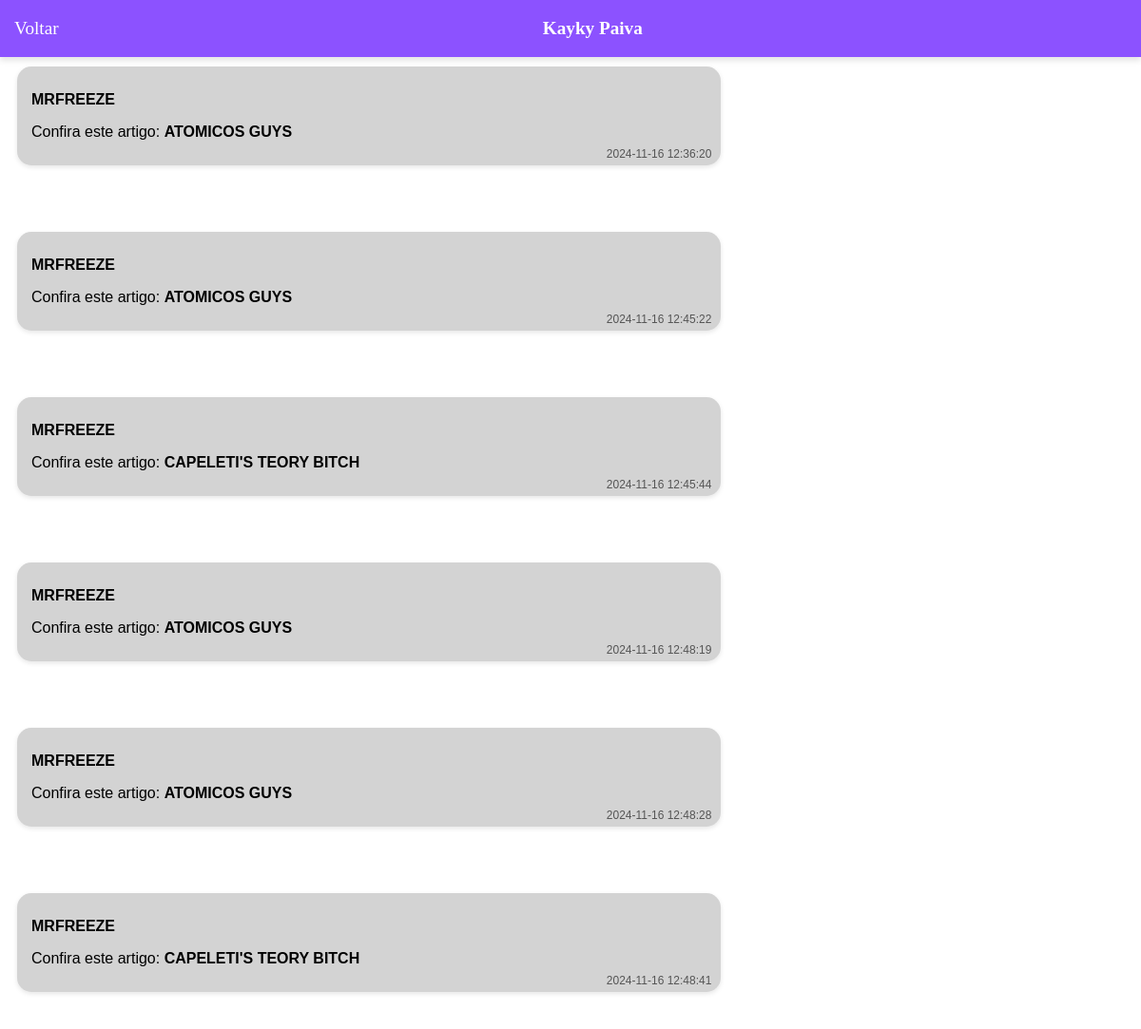
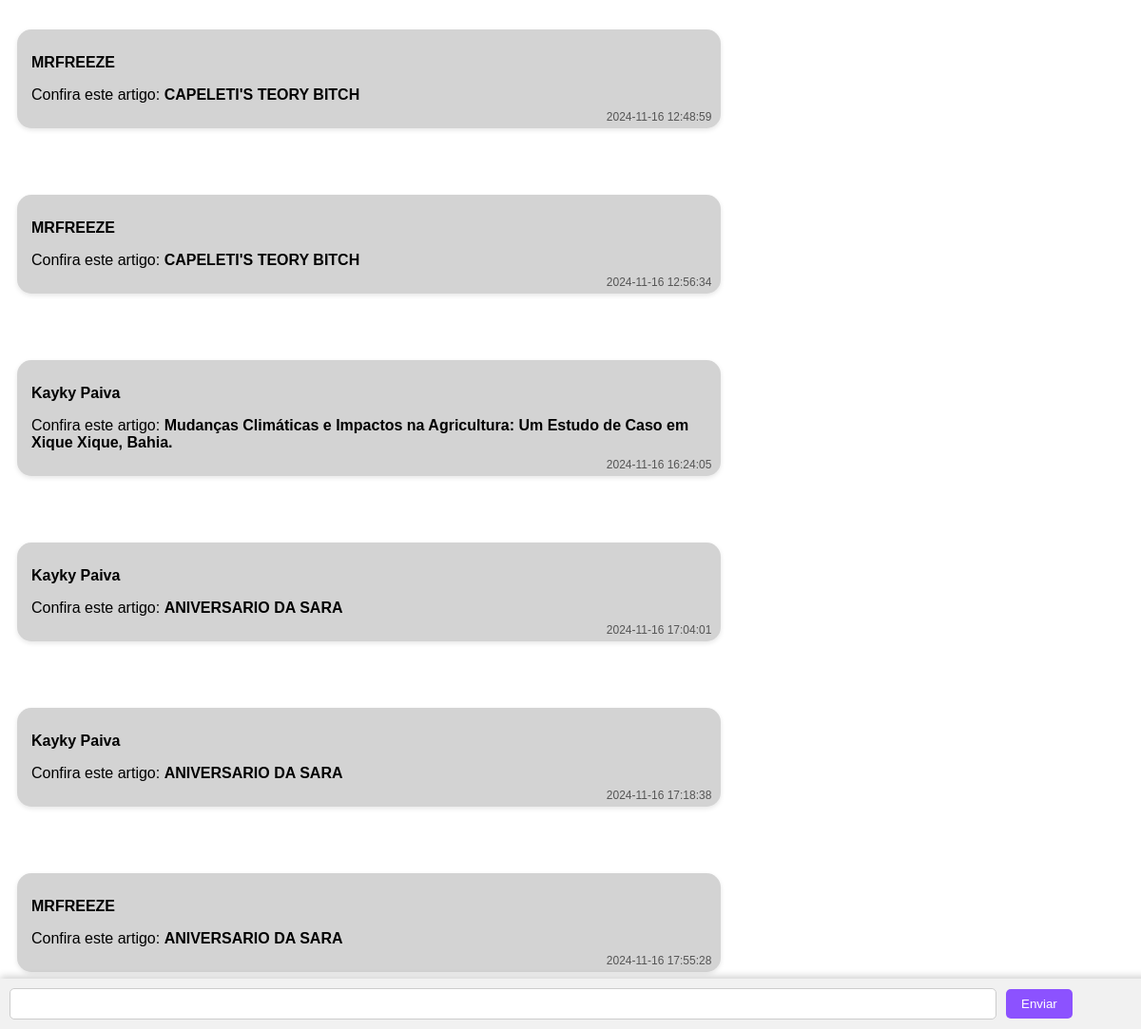
Screenshot of /view/chat.php?token=10f30d689b97cbe5f0a5b40fdebee2bd (signed in) with the database file from the repository (2 pictures, top to bottom).
### tables this page shows
CREATE TABLE `usuario` (
  `USU_INT_ID` int(11) NOT NULL,
  `USU_VAR_NAME` varchar(50) NOT NULL,
  `USU_VAR_EMAIL` varchar(100) NOT NULL,
  `USU_VAR_PASSWORD` varchar(255) NOT NULL,
  `USU_VAR_IMGPERFIL` varchar(255) DEFAULT NULL,
  `USU_VAR_IMGBACK` varchar(255) DEFAULT NULL,
  `USU_VAR_DESC` varchar(255) DEFAULT NULL,
  `USU_VAR_CIDADE` varchar(50) DEFAULT NULL,
  `USU_VAR_OCUPACAO` varchar(50) DEFAULT NULL
);

CREATE TABLE `mensagens` (
  `MSG_INT_ID` int(11) NOT NULL,
  `CONV_INT_ID` int(11) DEFAULT NULL,
  `USU_INT_ID` int(11) DEFAULT NULL,
  `MSG_VAR_CONTEUDO` text DEFAULT NULL,
  `MSG_DAT_ENVIO` datetime DEFAULT current_timestamp(),
  `MSG_TIPO` enum('texto','artigo') DEFAULT 'texto',
  `MSG_ARTIGO_TOKEN` varchar(255) DEFAULT NULL
);

CREATE TABLE `artigo` (
  `ART_INT_ID` int(11) NOT NULL,
  `ART_VAR_TITULO` varchar(250) NOT NULL,
  `ART_VAR_DESCRICAO` varchar(2000) NOT NULL,
  `ART_VAR_CATEGORIA` varchar(50) NOT NULL,
  `ART_VAR_STATUS` varchar(12) NOT NULL,
  `ART_VAR_ARQUIVO` varchar(500) NOT NULL,
  `USU_INT_ID` int(11) NOT NULL,
  `ART_DAT_POSTAGEM` datetime DEFAULT current_timestamp()
);

### view/php/verificacaoChat.php (called while the page is built, shortened)
<?php
require_once('conection.php');
if(isset($_GET['token'])){
    $tokenusu = $_GET['token'];
    $sqlToken = "SELECT USU_INT_ID FROM tokens_usuario WHERE TOK_USU_VAR_TOK = ?";
    $stmtToken = $conection->prepare($sqlToken);
    $stmtToken->bind_param('s', $tokenusu);
    $stmtToken->execute();
    $resultToken = $stmtToken->get_result();
    if ($resultToken->num_rows > 0) {
    $userChat1 = $_SESSION['id'];
    $userChat2test = $resultToken->fetch_assoc();
    $userChat2 = $userChat2test['USU_INT_ID'];
    $sqlChat = "SELECT CONV_INT_ID FROM conversas WHERE USU_INT_ID_1 = $userChat1 AND USU_INT_ID_2 = $userChat2 OR
    USU_INT_ID_1 = $userChat2 AND USU_INT_ID_2 = $userChat1";
    $exSqlChat = mysqli_query($conection, $sqlChat);
    $verifica = mysqli_num_rows($exSqlChat);
    if($verifica < 1){
        $sqlInsertChat = "INSERT INTO conversas (USU_INT_ID_1, USU_INT_ID_2) VALUES ($userChat1, $userChat2)";
        $exSqlInsertChat = mysqli_query($conection, $sqlInsertChat);
        if($exSqlInsertChat == true){
            return $tokenusu;
        }else{
            die('erro ao iniciar o chat');
        }
    }else{
        return $tokenusu;
    }
    }else{
        echo'Erro no token';
    }
}
?>

### view/chat.php (the view, shortened to what this page needs)
<?php
require_once('../view/php/conection.php');
require_once('../view/php/verificacaoChat.php');
?>
<!DOCTYPE html>
<html lang="en">
<head>
</head>
<body>
    <?php
        $sqlChat = "SELECT CONV_INT_ID, USU_INT_ID_1, USU_INT_ID_2 FROM conversas WHERE (USU_INT_ID_1 = $userChat1 AND USU_INT_ID_2 = $userChat2) OR
        (USU_INT_ID_1 = $userChat2 AND USU_INT_ID_2 = $userChat1)";
        $exSqlChat = mysqli_query($conection, $sqlChat);
        $chat = mysqli_fetch_assoc($exSqlChat);
        $usuarioChat1 =  $chat['USU_INT_ID_1'];
        $usuarioChat2 = $chat['USU_INT_ID_2'];
        $conversaId = $chat['CONV_INT_ID'];
    ?>
    <header class="conversa">
        <a href="home.php">Voltar</a>
        <div class="user-name">
            <?php
            if ($usuarioChat1 == $_SESSION['id']) {
                $selectNomeChat = "SELECT USU_VAR_NAME FROM usuario WHERE USU_INT_ID = $usuarioChat2";
                $exSelectNomeChat = mysqli_query($conection, $selectNomeChat);
                $nomeChat = mysqli_fetch_assoc($exSelectNomeChat);
                echo $nomeChat['USU_VAR_NAME'];
            } else {
                $selectNomeChat = "SELECT USU_VAR_NAME FROM usuario WHERE USU_INT_ID = $usuarioChat1";
                $exSelectNomeChat = mysqli_query($conection, $selectNomeChat);
                $nomeChat = mysqli_fetch_assoc($exSelectNomeChat);
                echo $nomeChat['USU_VAR_NAME'];
            }
            ?>
        </div>
    </header>
    <div class="mensagens">
    <?php
    require_once('../view/php/enviarMensagem.php');
    $sqlPesquisaChat = "SELECT u.USU_VAR_NAME, m.CONV_INT_ID, m.USU_INT_ID, m.MSG_VAR_CONTEUDO,
                               m.MSG_TIPO, m.MSG_ARTIGO_TOKEN, m.MSG_DAT_ENVIO
                        FROM usuario u
                        JOIN mensagens m ON u.USU_INT_ID = m.USU_INT_ID
                        WHERE m.CONV_INT_ID = $conversaId
                        ORDER BY m.MSG_DAT_ENVIO ASC";
    $sqlPesquisaChatExecute = mysqli_query($conection, $sqlPesquisaChat);
    while ($conversa = mysqli_fetch_assoc($sqlPesquisaChatExecute)) {
        $conteudo = $conversa['MSG_VAR_CONTEUDO'];
        $tipoMensagem = $conversa['MSG_TIPO'];
        $tokenArtigo = $conversa['MSG_ARTIGO_TOKEN'];
        if ($tipoMensagem === 'artigo' && $tokenArtigo) {
            $queryToken = "SELECT ART_INT_ID FROM tokens_artigo WHERE TOK_ART_VAR_TOK = ?";
            $stmtToken = $conection->prepare($queryToken);
            if ($stmtToken) {
                $stmtToken->bind_param("s", $tokenArtigo);
                $stmtToken->execute();
                $stmtToken->bind_result($artigoId);
                if ($artigoId) {
                    $queryTitulo = "SELECT ART_VAR_TITULO FROM artigo WHERE ART_INT_ID = ?";
                    $stmtTitulo = $conection->prepare($queryTitulo);
                    if ($stmtTitulo) {
                        $stmtTitulo->bind_param("i", $artigoId);
                        $stmtTitulo->execute();
                        $stmtTitulo->bind_result($tituloArtigo);
                        if ($tituloArtigo) {
                            $conteudo = 'Confira este artigo: <a href="artigo.php?token=' . htmlspecialchars($tokenArtigo, ENT_QUOTES, 'UTF-8') . '" target="_blank">' . htmlspecialchars($tituloArtigo, ENT_QUOTES, 'UTF-8') . '</a>';
                        } else {
                            $conteudo = 'Confira este artigo: <a href="artigo.php?token=' . $tokenArtigo . '" target="_blank">Clique aqui para ver o artigo</a>';
                        }
                    }
                }
                }
            }
        echo '
            <div class="message other">
                <p class="user-name">' . $conversa['USU_VAR_NAME'] . '</p>
                <p>' . $conteudo . '</p>
                <span class="timestamp">' . $conversa['MSG_DAT_ENVIO'] . '</span>
            </div>';
    }
    ?>
    <div>
        <form action="" method="post" class="message-bar">
            <input type="text" name="mensagem" id="">
            <input type="submit" name="Enviar" value="Enviar">
        </form>
    </div>
</div>
</body>
</html>

### view/chat.php (style rules this page uses)
.message-bar { position: fixed; bottom: 0; left: 0; width: 100%; background-color: #f1f1f1; padding: 10px; box-shadow: 0px -2px 8px rgba(0, 0, 0, 0.2); display: flex; align-items: center; }
.message-bar input[type="text"] { width: 85%; padding: 8px; margin-right: 10px; border: 1px solid #ccc; border-radius: 5px; }
.message-bar input[type="submit"] { padding: 8px 16px; background-color: #8c52ff; color: white; border: none; border-radius: 5px; cursor: pointer; }
.message { max-width: 60%; margin: 10px; padding: 10px 15px; margin-top: 70px; border-radius: 15px; background-color: lightgray; position: relative; font-family: Arial, sans-serif; box-shadow: 0px 2px 5px rgba(0, 0, 0, 0.1); }
.message.other { background-color: lightgray; align-self: flex-start; margin-bottom: 60px; }
.message.other a { text-decoration: none; color: black; font-weight: bold; }
.message .user-name { font-weight: bold; margin-bottom: 5px; }
.message .timestamp { position: absolute; bottom: 5px; right: 10px; font-size: 0.75em; color: #555; }
header { display: flex; align-items: center; justify-content: space-between; position: fixed; top: 0; left: 0; width: 100%; height: 60px; background-color: #8c52ff; color: white; padding: 0 15px; box-shadow: 0px 4px 6px rgba(0, 0, 0, 0.1); z-index: 10; box-sizing: border-box; }
header a { text-decoration: none; color: white; font-size: 1.2em; }
header .user-name { flex-grow: 1; text-align: center; font-weight: bold; font-size: 1.2em; }

### rows the page displays
usuario: USU_VAR_NAME "Kayky Paiva"
mensagens: USU_INT_ID.USU_VAR_NAME "MRFREEZE", artigo.ART_VAR_TITULO "ATOMICOS GUYS", MSG_DAT_ENVIO "2024-11-16 12:36:20"
mensagens: USU_INT_ID.USU_VAR_NAME "MRFREEZE", artigo.ART_VAR_TITULO "ATOMICOS GUYS", MSG_DAT_ENVIO "2024-11-16 12:45:22"
mensagens: USU_INT_ID.USU_VAR_NAME "MRFREEZE", artigo.ART_VAR_TITULO "CAPELETI'S TEORY BITCH", MSG_DAT_ENVIO "2024-11-16 12:45:44"
mensagens: USU_INT_ID.USU_VAR_NAME "MRFREEZE", artigo.ART_VAR_TITULO "ATOMICOS GUYS", MSG_DAT_ENVIO "2024-11-16 12:48:19"
mensagens: USU_INT_ID.USU_VAR_NAME "MRFREEZE", artigo.ART_VAR_TITULO "ATOMICOS GUYS", MSG_DAT_ENVIO "2024-11-16 12:48:28"
mensagens: USU_INT_ID.USU_VAR_NAME "MRFREEZE", artigo.ART_VAR_TITULO "CAPELETI'S TEORY BITCH", MSG_DAT_ENVIO "2024-11-16 12:48:41"
mensagens: USU_INT_ID.USU_VAR_NAME "MRFREEZE", artigo.ART_VAR_TITULO "CAPELETI'S TEORY BITCH", MSG_DAT_ENVIO "2024-11-16 12:48:59"
mensagens: USU_INT_ID.USU_VAR_NAME "MRFREEZE", artigo.ART_VAR_TITULO "CAPELETI'S TEORY BITCH", MSG_DAT_ENVIO "2024-11-16 12:56:34"
mensagens: USU_INT_ID.USU_VAR_NAME "Kayky Paiva", artigo.ART_VAR_TITULO "Mudanças Climáticas e Impactos na Agricultura: Um Estudo de Caso em Xique Xique, Bahia.", MSG_DAT_ENVIO "2024-11-16 16:24:05"
mensagens: USU_INT_ID.USU_VAR_NAME "Kayky Paiva", artigo.ART_VAR_TITULO "ANIVERSARIO DA SARA", MSG_DAT_ENVIO "2024-11-16 17:04:01"
mensagens: USU_INT_ID.USU_VAR_NAME "Kayky Paiva", artigo.ART_VAR_TITULO "ANIVERSARIO DA SARA", MSG_DAT_ENVIO "2024-11-16 17:18:38"
mensagens: USU_INT_ID.USU_VAR_NAME "MRFREEZE", artigo.ART_VAR_TITULO "ANIVERSARIO DA SARA", MSG_DAT_ENVIO "2024-11-16 17:55:28"
